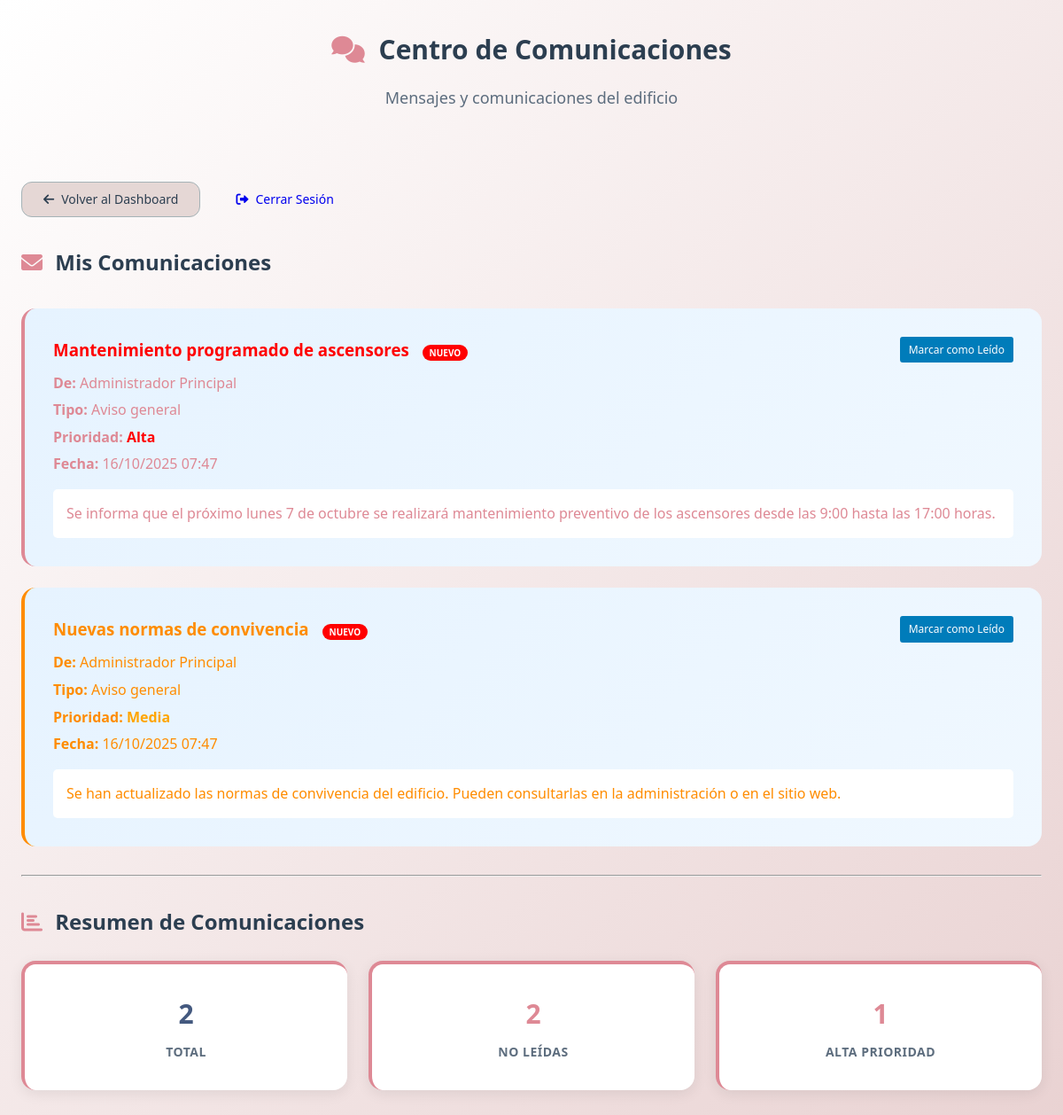
Screenshot of /views/shared/comunicaciones.php (signed in) with the database file from the repository.
### tables this page shows
CREATE TABLE `comunicacion` (
  `id` bigint(20) UNSIGNED NOT NULL,
  `remitente_id` bigint(20) UNSIGNED NOT NULL,
  `destinatario_id` bigint(20) UNSIGNED DEFAULT NULL,
  `asunto` varchar(200) NOT NULL,
  `mensaje` text NOT NULL,
  `tipo` enum('aviso_general','mensaje_personal','notificacion') NOT NULL DEFAULT 'mensaje_personal',
  `prioridad` enum('baja','media','alta') NOT NULL DEFAULT 'media',
  `leido` tinyint(1) NOT NULL DEFAULT 0,
  `created_at` timestamp NULL DEFAULT NULL,
  `updated_at` timestamp NULL DEFAULT NULL
);

CREATE TABLE `users` (
  `id` bigint(20) UNSIGNED NOT NULL,
  `name` varchar(255) NOT NULL,
  `email` varchar(255) NOT NULL,
  `email_verified_at` timestamp NULL DEFAULT NULL,
  `password` varchar(255) NOT NULL,
  `role` enum('admin','empleado','inquilino') NOT NULL DEFAULT 'inquilino',
  `remember_token` varchar(100) DEFAULT NULL,
  `password_reset_token` varchar(255) DEFAULT NULL,
  `password_reset_expires` timestamp NULL DEFAULT NULL,
  `failed_login_attempts` int(11) DEFAULT 0,
  `locked_until` timestamp NULL DEFAULT NULL,
  `last_failed_login` timestamp NULL DEFAULT NULL,
  `password_changed_at` timestamp NULL DEFAULT NULL,
  `account_locked` tinyint(1) DEFAULT 0,
  `created_at` timestamp NULL DEFAULT NULL,
  `updated_at` timestamp NULL DEFAULT NULL,
  `last_login_at` datetime DEFAULT NULL,
  `reset_token` varchar(100) DEFAULT NULL,
  `reset_token_expires` datetime DEFAULT NULL
);

### views/shared/comunicaciones.php (the view, shortened to what this page needs)
<?php
$database = new Database();
$db = $database->getConnection();
try {
    $query = "SELECT c.*, u.name as remitente_nombre
              FROM comunicacion c
              JOIN users u ON c.remitente_id = u.id
              WHERE (c.destinatario_id = :user_id OR c.destinatario_id IS NULL)
              ORDER BY c.created_at DESC";
    $stmt = $db->prepare($query);
    $stmt->bindParam(':user_id', $_SESSION['user_id']);
    $stmt->execute();
    $comunicaciones = $stmt->fetchAll(PDO::FETCH_ASSOC);
} catch (PDOException $e) {
    $error = "Error al obtener comunicaciones: " . $e->getMessage();
}
$ruta_dashboard = '';
switch($_SESSION['role']) {
    case 'admin':
        $ruta_dashboard = '../admin/dashboard.php';
        break;
}
?>
<!DOCTYPE html>
<html lang="es">
<head>
    <link rel="stylesheet" href="../../assets/css/bento-style.css">
    <link href="https://cdnjs.cloudflare.com/ajax/libs/font-awesome/6.0.0/css/all.min.css" rel="stylesheet">
</head>
<body class="bento-body">
    <div class="bento-page-header">
        <h1 class="bento-page-title"><i class="fas fa-comments"></i> Centro de Comunicaciones</h1>
        <p class="bento-page-subtitle">Mensajes y comunicaciones del edificio</p>
    </div>
    <div class="bento-container">
        <div class="bento-nav-links">
            <a href="<?php echo $ruta_dashboard; ?>" class="bento-btn bento-btn-secondary">
                <i class="fas fa-arrow-left"></i> Volver al Dashboard
            </a>
            <a href="../../logout.php" class="bento-btn bento-btn-outline">
                <i class="fas fa-sign-out-alt"></i> Cerrar Sesión
            </a>
        </div>
    <h2 class="bento-section-title"><i class="fas fa-envelope"></i> Mis Comunicaciones</h2>
    <?php if (!empty($comunicaciones)): ?>
        <div class="bento-communications-list">
            <?php foreach ($comunicaciones as $comunicacion): ?>
                <div class="bento-communication-card <?php echo $comunicacion['leido'] ? 'bento-communication-read' : 'bento-communication-unread'; ?> bento-priority-<?php echo $comunicacion['prioridad']; ?>">
                    <div style="display: flex; justify-content: space-between; align-items: flex-start; margin-bottom: 10px;">
                        <h3 style="margin: 0; color: <?php
                            echo $comunicacion['prioridad'] == 'alta' ? 'red' :
                                ($comunicacion['prioridad'] == 'media' ? '#ff8c00' : 'green');
                        ?>;">
                            <?php echo htmlspecialchars($comunicacion['asunto']); ?>
                            <?php if (!$comunicacion['leido']): ?>
                                <span style="background: red; color: white; padding: 2px 8px; border-radius: 10px; font-size: 10px; margin-left: 10px;">NUEVO</span>
                            <?php endif; ?>
                        </h3>
                        <?php if (!$comunicacion['leido']): ?>
                            <a href="?marcar_leido=<?php echo $comunicacion['id']; ?>"
                               style="background: #007cba; color: white; padding: 5px 10px; text-decoration: none; font-size: 12px; border-radius: 3px;">
                               Marcar como Leído
                            </a>
                        <?php endif; ?>
                    </div>
                    <div style="margin: 10px 0;">
                        <p style="margin: 5px 0;"><strong>De:</strong> <?php echo htmlspecialchars($comunicacion['remitente_nombre']); ?></p>
                        <p style="margin: 5px 0;"><strong>Tipo:</strong> <?php echo str_replace('_', ' ', ucfirst($comunicacion['tipo'])); ?></p>
                        <p style="margin: 5px 0;"><strong>Prioridad:</strong>
                            <span style="color: <?php
                                echo $comunicacion['prioridad'] == 'alta' ? 'red' :
                                    ($comunicacion['prioridad'] == 'media' ? 'orange' : 'green');
                            ?>; font-weight: bold;">
                                <?php echo ucfirst($comunicacion['prioridad']); ?>
                            </span>
                        </p>
                        <p style="margin: 5px 0;"><strong>Fecha:</strong> <?php echo date('d/m/Y H:i', strtotime($comunicacion['created_at'])); ?></p>
                    </div>
                    <div style="background: white; padding: 15px; border-radius: 5px; margin-top: 15px;">
                        <p style="margin: 0; line-height: 1.6; white-space: pre-wrap;"><?php echo htmlspecialchars($comunicacion['mensaje']); ?></p>
                    </div>
                </div>
            <?php endforeach; ?>
        </div>
    <?php endif; ?>
    <hr>
    <h3 class="bento-section-title"><i class="fas fa-chart-bar"></i> Resumen de Comunicaciones</h3>
    <div class="bento-stats-grid">
        <?php
        $total = count($comunicaciones);
        $no_leidas = count(array_filter($comunicaciones, function($c) { return !$c['leido']; }));
        $prioridad_alta = count(array_filter($comunicaciones, function($c) { return $c['prioridad'] == 'alta'; }));
        ?>
        <div class="bento-stat-card">
            <div class="bento-stat-number"><?php echo $total; ?></div>
            <div class="bento-stat-label">Total</div>
        </div>
        <div class="bento-stat-card">
            <div class="bento-stat-number <?php echo $no_leidas > 0 ? 'bento-stat-alert' : ''; ?>"><?php echo $no_leidas; ?></div>
            <div class="bento-stat-label">No Leídas</div>
        </div>
        <div class="bento-stat-card">
            <div class="bento-stat-number <?php echo $prioridad_alta > 0 ? 'bento-stat-alert' : ''; ?>"><?php echo $prioridad_alta; ?></div>
            <div class="bento-stat-label">Alta Prioridad</div>
        </div>
    </div>
</body>
</html>

### rows the page displays
comunicacion: asunto "Mantenimiento programado de ascensores", leido "NUEVO", users.name "Administrador Principal", tipo "Aviso general", prioridad "Alta", created_at "16/10/2025 07:47", mensaje "Se informa que el próximo lunes 7 de octubre se realizará mantenimiento preventivo de los ascensores desde las 9:00 hasta las 17:00 horas."
comunicacion: asunto "Nuevas normas de convivencia", leido "NUEVO", users.name "Administrador Principal", tipo "Aviso general", prioridad "Media", created_at "16/10/2025 07:47", mensaje "Se han actualizado las normas de convivencia del edificio. Pueden consultarlas en la administración o en el sitio web."

### other values shown
$total "2"
$no_leidas "2"
$prioridad_alta "1"
